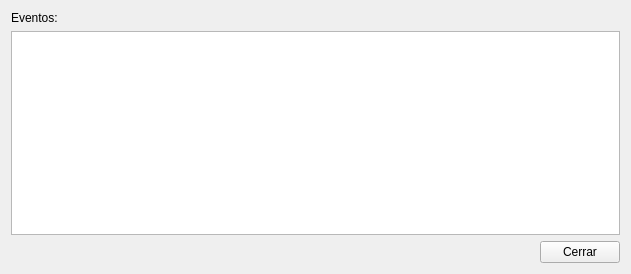
<?xml version="1.0" encoding="UTF-8"?>
<ui version="4.0">
 <class>SLog</class>
 <widget class="QWidget" name="SLog">
  <property name="geometry">
   <rect>
    <x>0</x>
    <y>0</y>
    <width>631</width>
    <height>274</height>
   </rect>
  </property>
  <property name="windowTitle">
   <string>Visor de eventos</string>
  </property>
  <property name="windowIcon">
   <iconset resource="resources.qrc">
    <normaloff>:/img/cigala.png</normaloff>:/img/cigala.png</iconset>
  </property>
  <layout class="QVBoxLayout" name="verticalLayout">
   <item>
    <widget class="QLabel" name="label">
     <property name="text">
      <string>Eventos:</string>
     </property>
    </widget>
   </item>
   <item>
    <widget class="QTextEdit" name="textEdit">
     <property name="readOnly">
      <bool>true</bool>
     </property>
    </widget>
   </item>
   <item>
    <layout class="QHBoxLayout" name="horizontalLayout">
     <item>
      <spacer name="horizontalSpacer">
       <property name="orientation">
        <enum>Qt::Horizontal</enum>
       </property>
       <property name="sizeHint" stdset="0">
        <size>
         <width>40</width>
         <height>20</height>
        </size>
       </property>
      </spacer>
     </item>
     <item>
      <widget class="QPushButton" name="closeButton">
       <property name="text">
        <string>Cerrar</string>
       </property>
      </widget>
     </item>
    </layout>
   </item>
  </layout>
 </widget>
 <resources>
  <include location="resources.qrc"/>
 </resources>
 <connections/>
</ui>
